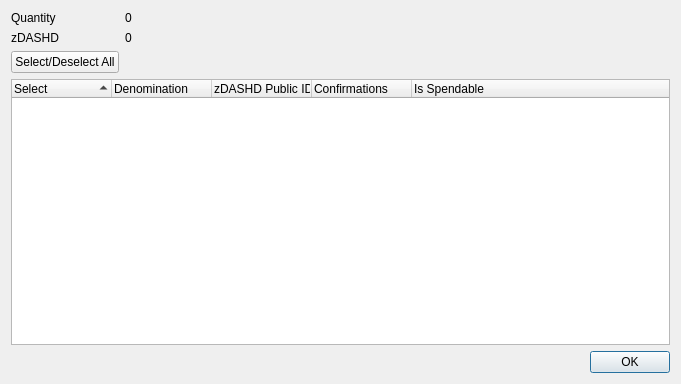
<?xml version="1.0" encoding="UTF-8"?>
<ui version="4.0">
 <class>ZDashDiamondControlDialog</class>
 <widget class="QDialog" name="ZDashDiamondControlDialog">
  <property name="geometry">
   <rect>
    <x>0</x>
    <y>0</y>
    <width>681</width>
    <height>384</height>
   </rect>
  </property>
  <property name="minimumSize">
   <size>
    <width>681</width>
    <height>384</height>
   </size>
  </property>
  <property name="windowTitle">
   <string>Select zDASHD to Spend</string>
  </property>
  <layout class="QGridLayout" name="gridLayout">
   <item row="0" column="0">
    <layout class="QFormLayout" name="formLayout">
     <property name="sizeConstraint">
      <enum>QLayout::SetDefaultConstraint</enum>
     </property>
     <item row="0" column="0">
      <widget class="QLabel" name="labelQuantity">
       <property name="text">
        <string>Quantity</string>
       </property>
      </widget>
     </item>
     <item row="0" column="1">
      <widget class="QLabel" name="labelQuantity_int">
       <property name="text">
        <string>0</string>
       </property>
      </widget>
     </item>
     <item row="1" column="0">
      <widget class="QLabel" name="labelZDashDiamond">
       <property name="text">
        <string>zDASHD</string>
       </property>
      </widget>
     </item>
     <item row="1" column="1">
      <widget class="QLabel" name="labelZDashDiamond_int">
       <property name="text">
        <string>0</string>
       </property>
      </widget>
     </item>
     <item row="2" column="0">
      <widget class="QPushButton" name="pushButtonAll">
       <property name="text">
        <string>Select/Deselect All</string>
       </property>
      </widget>
     </item>
    </layout>
   </item>
   <item row="1" column="0">
    <layout class="QVBoxLayout" name="verticalLayout">
     <item>
      <widget class="QTreeWidget" name="treeWidget">
       <property name="minimumSize">
        <size>
         <width>0</width>
         <height>250</height>
        </size>
       </property>
       <property name="alternatingRowColors">
        <bool>true</bool>
       </property>
       <property name="sortingEnabled">
        <bool>true</bool>
       </property>
       <property name="columnCount">
        <number>5</number>
       </property>
       <attribute name="headerDefaultSectionSize">
        <number>100</number>
       </attribute>
       <column>
        <property name="text">
         <string notr="true">Select</string>
        </property>
       </column>
       <column>
        <property name="text">
         <string notr="true">Denomination</string>
        </property>
       </column>
       <column>
        <property name="text">
         <string notr="true">zDASHD Public ID</string>
        </property>
       </column>
       <column>
        <property name="text">
         <string notr="true">Confirmations</string>
        </property>
       </column>
       <column>
        <property name="text">
         <string>Is Spendable</string>
        </property>
       </column>
      </widget>
     </item>
     <item>
      <widget class="QDialogButtonBox" name="buttonBox">
       <property name="orientation">
        <enum>Qt::Horizontal</enum>
       </property>
       <property name="standardButtons">
        <set>QDialogButtonBox::Ok</set>
       </property>
      </widget>
     </item>
    </layout>
   </item>
  </layout>
 </widget>
 <resources/>
 <connections>
  <connection>
   <sender>buttonBox</sender>
   <signal>accepted()</signal>
   <receiver>ZDashDiamondControlDialog</receiver>
   <slot>accept()</slot>
   <hints>
    <hint type="sourcelabel">
     <x>248</x>
     <y>254</y>
    </hint>
    <hint type="destinationlabel">
     <x>157</x>
     <y>274</y>
    </hint>
   </hints>
  </connection>
  <connection>
   <sender>buttonBox</sender>
   <signal>rejected()</signal>
   <receiver>ZDashDiamondControlDialog</receiver>
   <slot>reject()</slot>
   <hints>
    <hint type="sourcelabel">
     <x>316</x>
     <y>260</y>
    </hint>
    <hint type="destinationlabel">
     <x>286</x>
     <y>274</y>
    </hint>
   </hints>
  </connection>
 </connections>
</ui>
